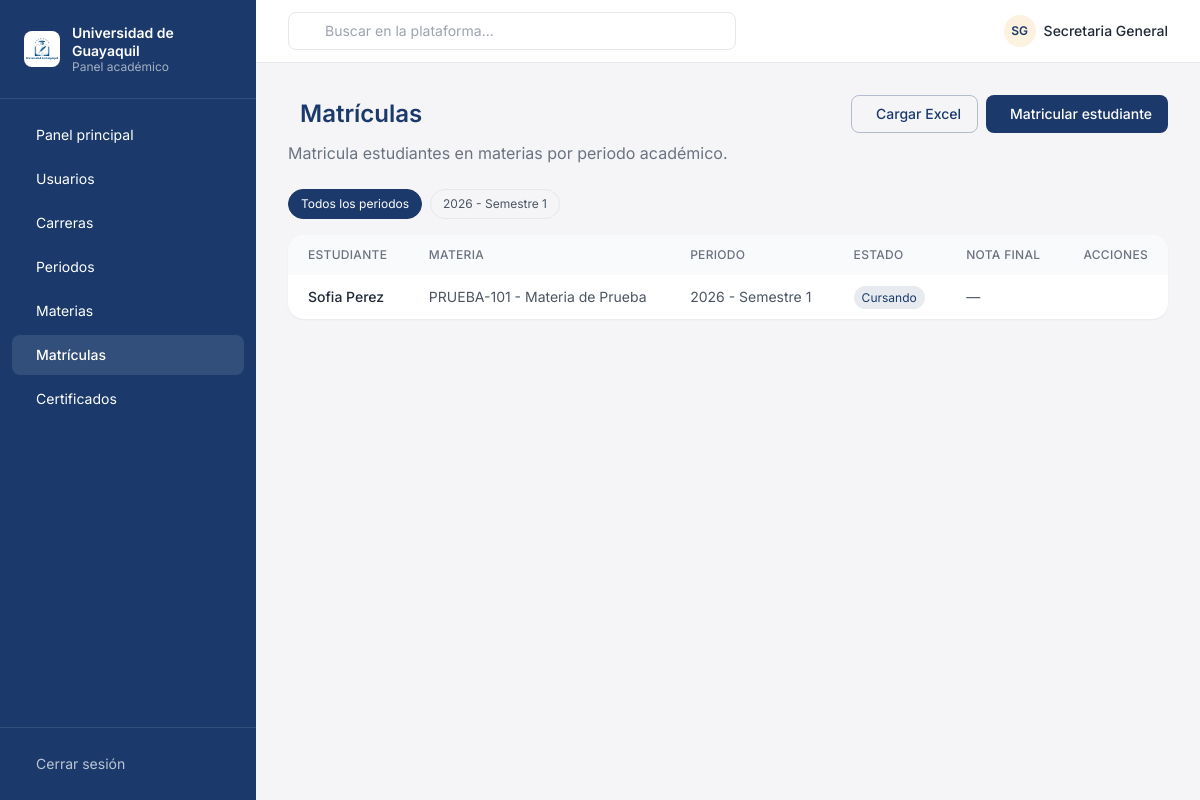
/secretaria/matriculas/ (signed in), run on the app's committed database.
### plataforma/models.py (models this page shows, shortened)
class Periodo(models.Model):
    nombre = models.CharField(max_length=20)  # 2026-1, 2026-2
    fecha_inicio = models.DateField()
    fecha_fin = models.DateField()
    activo = models.BooleanField(default=True)
    class Meta:
        verbose_name_plural = "Períodos"

class Matricula(models.Model):
    ESTADOS = [
        ('Cursando', 'Cursando'),
        ('Aprobado', 'Aprobado'),
        ('Reprobado', 'Reprobado'),
        ('Retirado', 'Retirado'),
    ]
    estudiante = models.ForeignKey(User, on_delete=models.CASCADE, related_name='matriculas')
    periodo = models.ForeignKey(Periodo, on_delete=models.CASCADE, related_name='matriculas')
    materia = models.ForeignKey(Materia, on_delete=models.CASCADE, related_name='matriculas')
    fecha_matricula = models.DateField(auto_now_add=True)
    estado = models.CharField(max_length=20, choices=ESTADOS, default='Cursando')
    nota_final = models.FloatField(
        null=True,
        blank=True,
        validators=[MinValueValidator(0), MaxValueValidator(100)]
    )
    asistencia = models.IntegerField(default=0, validators=[MinValueValidator(0), MaxValueValidator(100)])
    class Meta:
        verbose_name_plural = "Matrículas"
        unique_together = ('estudiante', 'materia', 'periodo')

class Materia(models.Model):
    nombre = models.CharField(max_length=100)
    codigo = models.CharField(max_length=20, unique=True)
    carrera = models.ForeignKey(Carrera, on_delete=models.CASCADE, related_name='materias')
    creditos = models.IntegerField(default=4)
    descripcion = models.TextField(blank=True)
    profesor = models.CharField(max_length=100, blank=True)  # legado: se conserva por datos existentes
    docente = models.ForeignKey(
        'PerfilDocente',
        on_delete=models.SET_NULL,
        null=True,
        blank=True,
        related_name='materias'
    )
    class Meta:
        verbose_name_plural = "Materias"

### plataforma/views.py (the view)
        def wrapper(request, *args, **kwargs):
            if not request.user.is_authenticated:
                return redirect('login')
            try:
                perfil = PerfilUsuario.objects.get(user=request.user)
                if perfil.rol not in roles_permitidos:
                    messages.error(request, "❌ No tienes permisos para acceder a esta sección")
                    return redirect('index')
            except PerfilUsuario.DoesNotExist:
                messages.error(request, "❌ Tu perfil no está configurado")
                return redirect('index')
            return view_func(request, *args, **kwargs)

### plataforma/views.py (called while the page is built, shortened)
def rol_requerido(*roles_permitidos):
    def decorator(view_func):
        def wrapper(request, *args, **kwargs):
            if not request.user.is_authenticated:
                return redirect('login')
            try:
                perfil = PerfilUsuario.objects.get(user=request.user)
                if perfil.rol not in roles_permitidos:
                    messages.error(request, "❌ No tienes permisos para acceder a esta sección")
                    return redirect('index')
            except PerfilUsuario.DoesNotExist:
                messages.error(request, "❌ Tu perfil no está configurado")
                return redirect('index')
            return view_func(request, *args, **kwargs)
        return wrapper
    return decorator

@login_required(login_url='login')
@rol_requerido('admin')
def secretaria_matriculas(request):
    matriculas = Matricula.objects.select_related('estudiante', 'materia', 'periodo').all()
    estudiantes = PerfilEstudiante.objects.select_related('user').filter(activo=True)
    materias = Materia.objects.all()
    periodos = Periodo.objects.all()
    return render(request, 'plataforma/secretaria_matriculas.html', {
        'matriculas': matriculas,
        'estudiantes': estudiantes,
        'materias': materias,
        'periodos': periodos,
    })

### plataforma/templates/plataforma/secretaria_matriculas.html (shortened to what this page needs)
{% extends "plataforma/base.html" %}
{% load static %}
{% block sidebar_links %}
<a href="{% url 'panel_secretaria' %}" class="flex items-center gap-3 px-3 py-2.5 rounded-lg hover:bg-white/10 transition-colors">
   Panel principal
</a>
<a href="{% url 'secretaria_usuarios' %}" class="flex items-center gap-3 px-3 py-2.5 rounded-lg hover:bg-white/10 transition-colors">
   Usuarios
</a>
<a href="{% url 'secretaria_carreras' %}" class="flex items-center gap-3 px-3 py-2.5 rounded-lg hover:bg-white/10 transition-colors">
   Carreras
</a>
<a href="{% url 'secretaria_periodos' %}" class="flex items-center gap-3 px-3 py-2.5 rounded-lg hover:bg-white/10 transition-colors">
   Periodos
</a>
<a href="{% url 'secretaria_materias' %}" class="flex items-center gap-3 px-3 py-2.5 rounded-lg hover:bg-white/10 transition-colors">
   Materias
</a>
<a href="{% url 'secretaria_matriculas' %}" class="flex items-center gap-3 px-3 py-2.5 rounded-lg bg-white/10 font-medium">
   Matrículas
</a>
<a href="{% url 'secretaria_certificados' %}" class="flex items-center gap-3 px-3 py-2.5 rounded-lg hover:bg-white/10 transition-colors">
   Certificados
</a>
{% endblock %}
{% block content %}
<div class="max-w-6xl mx-auto">
    <div class="flex items-center justify-between mb-2">
        <div class="flex items-center gap-3">
            <h1 class="text-2xl font-semibold text-navy">Matrículas</h1>
        </div>
        <div class="flex gap-2">
            <button onclick="document.getElementById('modal-carga-masiva').classList.remove('hidden')"
                    class="flex items-center gap-2 border border-navy/30 text-navy text-sm font-medium px-4 py-2 rounded-lg hover:bg-navy/5 transition">
                 Cargar Excel
            </button>
            <button onclick="abrirModalCrear()"
                    class="flex items-center gap-2 bg-navy hover:bg-navy/90 text-white text-sm font-medium px-4 py-2 rounded-lg transition">
                 Matricular estudiante
            </button>
        </div>
    </div>
    <p class="text-gray-500 mb-6">Matricula estudiantes en materias por periodo académico.</p>
    <div class="flex flex-wrap gap-2 mb-4 text-xs">
        <a href="?periodo=" class="px-3 py-1.5 rounded-full border {% if not periodo_filtro %}bg-navy text-white border-navy{% else %}border-gray-200 text-gray-600{% endif %}">Todos los periodos</a>
        {% for p in periodos %}
        <a href="?periodo={{ p.id }}" class="px-3 py-1.5 rounded-full border {% if periodo_filtro == p.id|stringformat:'s' %}bg-navy text-white border-navy{% else %}border-gray-200 text-gray-600{% endif %}">{{ p.nombre }}</a>
        {% endfor %}
    </div>
    <div class="bg-white rounded-card shadow-sm overflow-hidden">
        <div class="overflow-x-auto">
            <table class="w-full text-sm">
                <thead class="bg-gray-50 text-gray-500 text-xs uppercase tracking-wide">
                    <tr>
                        <th class="text-left px-5 py-3 font-medium">Estudiante</th>
                        <th class="text-left px-5 py-3 font-medium">Materia</th>
                        <th class="text-left px-5 py-3 font-medium">Periodo</th>
                        <th class="text-left px-5 py-3 font-medium">Estado</th>
                        <th class="text-left px-5 py-3 font-medium">Nota final</th>
                        <th class="text-right px-5 py-3 font-medium">Acciones</th>
                    </tr>
                </thead>
                <tbody class="divide-y divide-gray-100">
                    {% for mat in matriculas %}
                    <tr class="hover:bg-gray-50">
                        <td class="px-5 py-3 text-gray-800 font-medium">{{ mat.estudiante.get_full_name }}</td>
                        <td class="px-5 py-3 text-gray-600">{{ mat.materia.codigo }} - {{ mat.materia.nombre }}</td>
                        <td class="px-5 py-3 text-gray-600">{{ mat.periodo.nombre }}</td>
                        <td class="px-5 py-3">
                            <span class="text-xs px-2 py-1 rounded-full
                                {% if mat.estado == 'Cursando' %}bg-navy/10 text-navy
                                {% elif mat.estado == 'Aprobado' %}bg-green-50 text-green-700
                                {% elif mat.estado == 'Reprobado' %}bg-red-50 text-red-700
                                {% else %}bg-gray-100 text-gray-500{% endif %}">
                                {{ mat.estado }}
                            </span>
                        </td>
                        <td class="px-5 py-3 text-gray-600">{{ mat.nota_final|default:"—" }}</td>
                        <td class="px-5 py-3 text-right">
                        </td>
                    </tr>
                    {% empty %}
                    <tr><td colspan="6" class="text-center px-5 py-8 text-gray-400">No hay matrículas registradas</td></tr>
                    {% endfor %}
                </tbody>
            </table>
        </div>
    </div>
</div>
{% endblock %}

### plataforma/templates/plataforma/base.html (shortened to what this page needs)
{% load static %}
<!DOCTYPE html>
<html lang="es">
<head>
<script src="https://cdn.tailwindcss.com"></script>
<link rel="stylesheet" href="https://cdn.jsdelivr.net/npm/@tabler/icons-webfont@latest/dist/tabler-icons.min.css">
</head>
<body class="min-h-screen text-gray-800">
<div class="flex min-h-screen">
  <aside class="hidden md:flex md:flex-col w-64 bg-navy text-white shrink-0">
    <div class="flex items-center gap-3 px-6 py-6 border-b border-white/10">
      <img src="{% static 'images/logo.jpeg' %}" alt="Logo Universidad de Guayaquil" class="w-9 h-9 rounded-lg object-cover">
      <div>
        <p class="text-sm font-semibold leading-tight">Universidad de Guayaquil</p>
        <p class="text-xs text-white/60 leading-tight">Panel {{ user_role|default:"académico" }}</p>
      </div>
    </div>
    <nav class="flex-1 px-3 py-4 space-y-1 text-sm">
      {% block sidebar_links %}{% endblock %}
    </nav>
    <div class="px-3 py-4 border-t border-white/10 space-y-1 text-sm">
      <a href="{% url 'logout' %}" class="flex items-center gap-3 px-3 py-2.5 rounded-lg hover:bg-white/10 transition-colors text-white/70">
         Cerrar sesión
      </a>
    </div>
  </aside>
  <div class="flex-1 flex flex-col min-w-0">
    <header class="flex items-center justify-between bg-white border-b border-gray-200 px-4 md:px-8 py-3 sticky top-0 z-10">
      <div class="flex-1 max-w-md hidden sm:block">
        <div class="relative">
          <input type="text" placeholder="Buscar en la plataforma..."
                 class="w-full pl-9 pr-3 py-2 text-sm border border-gray-200 rounded-lg focus:outline-none focus:ring-2 focus:ring-navy-light/30">
        </div>
      </div>
      <div class="flex items-center gap-4">
        <div class="flex items-center gap-2">
          <div class="w-8 h-8 rounded-full bg-gold-light flex items-center justify-center text-navy text-xs font-semibold">
            {{ request.user.first_name|slice:":1"|upper }}{{ request.user.last_name|slice:":1"|upper }}
          </div>
          <span class="hidden sm:block text-sm font-medium">{{ request.user.get_full_name|default:request.user.username }}</span>
        </div>
      </div>
    </header>
    <main class="flex-1 p-4 md:p-8">
      {% block content %}{% endblock %}
    </main>
  </div>
</div>
</body>
</html>

### plataforma/templates/plataforma/base.html (style rules this page uses)
body { font-family: 'Inter', sans-serif; background-color: #F5F5F7; }

### data on the page
Periodo: nombre "2026 - Semestre 1"
Matricula: estudiante.get_full_name "Sofia Perez", materia.codigo "PRUEBA-101", materia.nombre "Materia de Prueba", periodo.nombre "2026 - Semestre 1", estado "Cursando", nota_final "—"

### other printed values
{{ user_role|default:"académico" }} "académico"
{{ request.user.first_name|slice:":1"|upper }} "S"
{{ request.user.last_name|slice:":1"|upper }} "G"
{{ request.user.get_full_name|default:request.user.username }} "Secretaria General"
